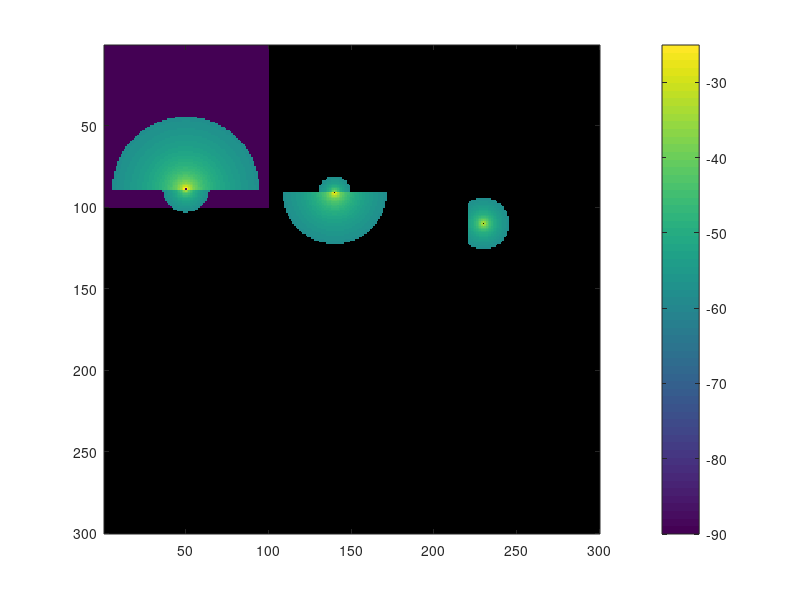

Reproduce this figure in MATLAB.
%
%   caracteristicas access point Aruba iap-135
%       GTx 2.4 GHz = max 3.5 -> 3.0dBi
%       GTx 5 GHz = max 4.5 -> 4.0 dBi
%       Loss internal 2.4 GHz = 1.5 dB
%       Loss internal 5 GHz =   3.0 dB
%
%   caracteristicas access point Aruba iap-105
%       GTx 2.4 GHz = max 3.0 -> 2.0dBi
%       GTx 5 GHz = max 4.5 -> 4.0 dBi
%       Loss internal 2.4 GHz = 1.5 dB
%       Loss internal 5 GHz =   3.0 dB
%

function test

    global mapa_LOS mapa_NLOS current limit apx apy vary varx Ptx ch
            %  apx posicion del ap en eje x
            %  apy posicion del ap en eje y
            %  varx posicion de analisis en eje x
            %  vary posicion de analisis en eje y

    dim1 = 300;     %dimensiones del mapa
    dim2 = 300;
    
    mapa_LOS = nan(dim1, dim2);         %   mapa con aps con linea vista   escala => 1 [pto en matriz] : 1 [m]
    mapa_NLOS = nan(dim1, dim2);        %   mapa con paredes y obstrucciones no linea vista
    current = 0;
    limit = 90;                         %   vuelta limite - Prx minima
    APs = [                             %   eventuales ptos con aps, y sus características
        50 89 15 1;                     %   x y Ptx[dBm] ch 
        140 91 12 6; 
        230 110 6 11];     
    
    for i=1:220
        mapa_NLOS(90, i) = 5;
    end
    for i=90:220
        mapa_NLOS(i, 220) = 5;
    end
        
    mapa_LOS = llenar(mapa_LOS);
    
    for i=1:3
        apx = APs(i,1);
        apy = APs(i,2);
        Ptx = APs(i,3);
        ch =  APs(i,4);

        varx = apx;
        vary = apy;
    
        mapa_LOS = espiral(mapa_NLOS, mapa_LOS, current, limit, apx, apy, vary, varx, Ptx);
    end

    % mapa_LOS
    colormap('default')
    imagesc(mapa_LOS)
    colorbar

end

%llena mapa_LOS con ruido ambiente -90 dB
function mtr = llenar(mtr)  
    
    mtr(1:100,1:100)=-90;

end

%avance en espiral
function mtr = espiral(nlos, mtr, current, limit, px, py, vy, vx, Pt)
    
    while current<limit 
        current=current+1;
        step=0;
        while step<current 
            step=step+1;
            [mtr, vx]=right(nlos, mtr, vx, vy, px, py, Pt);
        end
        
        step=0;
        while step<current
            step=step+1;
            [mtr, vy]=down(nlos, mtr, vx, vy, px, py, Pt);
        end
        
        current=current+1;
        step=0;
         while step<current
            step=step+1;
            [mtr, vx] = left(nlos, mtr, vx, vy, px, py, Pt);
        end
        
        step=0;
        while step<current
            step=step+1;
            [mtr, vy] = up(nlos, mtr, vx, vy, px, py, Pt);
        end
        
    end

end

% avanzar a la derecha
function [mtr, vx] = right(nlos, mtr, vx, vy, px, py, Pt)
    
    vx=vx+1;
    Prx = Pt + 20 * log10(0.125/(4*pi*sqrt((vx-px)^2+(vy-py)^2)));
    atenuacion = linea(nlos, px, py, vx, vy);
    Prx = Prx - atenuacion;
    if Prx > -58
        mtr(vy,vx) = Prx;
    end        

end

%avanzar hacia abajo
function [mtr, vy] = down(nlos, mtr, vx, vy, px, py, Pt)

    vy=vy+1;
    Prx = Pt + 20 * log10(0.125/(4*pi*sqrt((vx-px)^2+(vy-py)^2)));
    atenuacion = linea(nlos, px, py, vx, vy);
    Prx = Prx - atenuacion;
    if Prx > -58
        mtr(vy,vx) = Prx;
    end
    
end

%avanzar hacia la izquierda
function [mtr, vx] = left(nlos, mtr, vx, vy, px, py, Pt)

    vx=vx-1;
    Prx = Pt + 20 * log10(0.125/(4*pi*sqrt((vx-px)^2+(vy-py)^2)));
    atenuacion = linea(nlos, px, py, vx, vy);
    Prx = Prx - atenuacion;
    if Prx > -58
        mtr(vy,vx) = Prx;
    end
    
end

%avanzar hacia arriba
function [mtr, vy] = up(nlos, mtr, vx, vy, px, py, Pt)

    vy=vy-1;
    Prx = Pt + 20 * log10(0.125/(4*pi*sqrt((vx-px)^2+(vy-py)^2)));
    atenuacion = linea(nlos, px, py, vx, vy);
    Prx = Prx - atenuacion;
    if Prx > -58
        mtr(vy,vx) = Prx;
    end
    
end

function atenuacion = linea (NLOS, apx, apy, ptox, ptoy)
    
    atenuacion=0;
    % caso 0, pto se encuentra en el mismo que el AP, exit(0)
    if (apx-ptox) == 0 && (apy-ptoy) == 0
        atenuacion=0;
        return
    end
    %ahora
    % caso 1-2 pendiente infinita -> x1 == x2
    if (apx-ptox) == 0
        if ptoy > apy 
            %   si el punto de analisis esta mas abajo que el ap
            while ptoy > apy 
                if NLOS(ptoy,ptox) == 5
                    atenuacion = 10;
                end
                ptoy=ptoy-1;
            end
            return
        else
            %   si el punto de analisis esta mas arriba que el ap
            while ptoy < apy
                if NLOS(ptoy,ptox) == 5
                    atenuacion = 10;
                end
                ptoy=ptoy+1;
            end
            return
        end
    end
       
    % caso 3-4 pendiente 0 -> y1==y2
    if (apy-ptoy) == 0
        if ptox > apx 
            %   si el punto de analisis esta a la derecha del ap
            while ptox > apx 
                if NLOS(ptoy,ptox) == 5
                    atenuacion = 10;
                end
                ptox=ptox-1;
            end
            return
        else
            %    si el punto de analisis esta a la izquierda del ap
            while ptox < apx
                if NLOS(ptoy,ptox) == 5
                    atenuacion = 10;
                end
                ptox=ptox+1;
            end
            return
        end
    end
    
    m = (ptoy-apy)/(ptox-apx);  %   pendiente dy/dx
    ent = floor (m);    %   parte entera de m
    frac = m - ent;     %   parte flotante de m
    add = frac;         %   variable para avanzar en linea recta hacia ap
    
    % caso 5-6 pendiente >= 1+ , >=1-
    if m >= 1
        if ptoy>apy && ptox>apx
            %   si el punto de analisis esta con angulo [45,90[ respecto el
            %   ap y el eje x
            while ptox>=apx && ptoy>=apy 
                for i = 1:ent 
                    if ptox<=apx || ptoy<=apy
                        return
                    end
                    if NLOS(ptoy,ptox) == 5
                        atenuacion = 10;
                    end
                    ptoy=ptoy-1;
                    add=add+frac;
                    if add>=ent && ptox>apx && ptoy>apy
                        if NLOS(ptoy,ptox) == 5
                            atenuacion = 10;
                        end
                        ptoy=ptoy-1;
                        add=frac;
                    end
                end
                ptox=ptox-1;
            end
            return
        else
            %   si el punto de analisis esta con angulo [225,270[ respecto
            %   el ap y el eje x
            while ptox<=apx && ptoy<=apy
                for i = 1:ent
                    if ptox>=apx || ptoy>=apy
                        return
                    end
                    if NLOS(ptoy,ptox) == 5
                            atenuacion = 10;
                    end
                    ptoy=ptoy+1;
                    add=add+frac;
                    if add>=ent && ptox<apx && ptoy<apy
                        if NLOS(ptoy,ptox) == 5
                            atenuacion = 10;
                        end
                        ptoy=ptoy+1;
                        add=frac;
                    end
                end
                ptox=ptox+1;
            end
            return
        end
    end

    % caso 7-8 pendiente <= -1+, <= -1-
    if m <= -1
        ent = floor(abs(ptoy-apy)/abs(ptox-apx));
        frac = abs(m)-ent;
        add = frac;
        
        if apy<ptoy && ptox<apx
            %   si el punto de analisis esta con angulo ]90,135] respecto el
            %   ap y el eje x
            while ptox<=apx && ptoy>=apy
                for i = 1:ent
                    if ptox>=apx || ptoy<=apy
                        return
                    end
                    if NLOS(ptoy,ptox) == 5
                        atenuacion = 10;
                    end
                    ptoy=ptoy-1;
                    add=add+frac;
                    if add>=ent  && ptox<apx && ptoy>apy
                        if NLOS(ptoy,ptox) == 5
                            atenuacion = 10;
                        end
                        ptoy=ptoy-1;
                        add=frac;
                    end
                end
                ptox=ptox+1;
            end
            return
        else
            %   si el punto de analisis esta con angulo ]270,315] respecto
            %   el ap y el eje x
            while ptox>=apx && ptoy<=apy
                for i = 1:ent
                    if ptox<=apx || ptoy >=apy
                        return
                    end
                    if NLOS(ptoy,ptox) == 5
                        atenuacion = 10;
                    end
                    ptoy=ptoy+1;
                    add=add+frac;
                    if add>=ent && ptox>apx && ptoy<apy
                        if NLOS(ptoy,ptox) == 5
                            atenuacion = 10;
                        end
                        ptoy=ptoy+1;
                        add=frac;
                    end
                end
                ptox=ptox-1;
            end
            return
        end
    end
    
    m = (ptox-apx)/(ptoy-apy);
    ent = floor(m);
    frac = m - ent;
    add = frac;

    % caso 9-10 pendiente ]0,1[ ; angulo ]0,45[
    if m > 1
        %   si el punto de analisis esta con angulo ]0,45[ respecto el ap y
        %   el eje x
        if ptoy>apy && ptox>apx
            while ptox>=apx && ptoy>=apy
                for i = 1:ent
                    if ptox<=apx && ptoy<=apy
                        return
                    end
                    if NLOS(ptoy,ptox) == 5
                            atenuacion = 10;
                    end
                    ptox=ptox-1;
                    add=add+frac;
                    if add>=ent && ptox>apx && ptoy>apy
                        if NLOS(ptoy,ptox) == 5
                            atenuacion = 10;
                        end
                        ptox=ptox-1;
                        add = 0;
                    end
                end
                ptoy=ptoy-1;
            end
            return
        else
            %   si el punto de analisis esta con angulo ]180,225[ respecto
            %   el ap y el eje x
            while ptox<=apx && ptoy<=apy
                for i = 1:ent
                    if ptox>=apx && ptoy>=apy
                        return
                    end
                    if NLOS(ptoy,ptox) == 5
                            atenuacion = 10;
                    end
                    ptox=ptox+1;
                    add=add+frac;
                    if add>=ent && ptox<apx && ptoy<apy
                        if NLOS(ptoy,ptox) == 5
                            atenuacion = 10;
                        end
                        ptox=ptox+1;
                        add=0;
                    end
                end
                ptoy=ptoy+1;
            end
            return
        end
    end
    
    % caso 11-12 pendiente ]0,-1[ ; ]-1,0[
    if m < -1 
        ent = floor(abs(ptox-apx)/abs(ptoy-apy));
        frac = abs(m)-ent;
        add = frac;
        
        if apy<ptoy && ptox<apx
            while ptox<=apx && ptoy>=apy
                for i = 1:ent
                    if ptox>=apx && ptoy<=apy
                        return
                    end
                    if NLOS(ptoy,ptox) == 5
                            atenuacion = 10;
                    end
                    ptox=ptox+1;
                    add=add+frac;
                    if add>=ent && ptox<apx && ptoy>apy
                        if NLOS(ptoy,ptox) == 5
                            atenuacion = 10;
                        end
                        ptox=ptox+1;
                        add=0;
                    end
                end
                ptoy=ptoy-1;
            end
            return
        else
             while ptox>=apx && ptoy<=apy
                for i = 1:ent
                    if ptox<=apx && ptoy>=apy
                        return
                    end
                    if NLOS(ptoy,ptox) == 5
                            atenuacion = 10;
                    end
                    ptox=ptox-1;
                    add=add+frac;
                    if add>=ent && ptox>apx && ptoy<apy
                        if NLOS(ptoy,ptox) == 5
                            atenuacion = 10;
                        end
                        ptox=ptox-1;
                        add=0;
                    end
                end
                ptoy=ptoy+1;
             end
             return
        end
    end

             
    
end